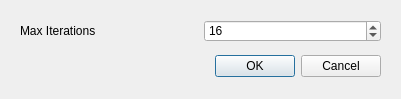
<?xml version="1.0" encoding="UTF-8"?>
<ui version="4.0">
 <class>Dialog</class>
 <widget class="QDialog" name="Dialog">
  <property name="geometry">
   <rect>
    <x>0</x>
    <y>0</y>
    <width>401</width>
    <height>99</height>
   </rect>
  </property>
  <property name="windowTitle">
   <string>Dialog</string>
  </property>
  <widget class="QDialogButtonBox" name="buttonBox">
   <property name="geometry">
    <rect>
     <x>40</x>
     <y>50</y>
     <width>341</width>
     <height>32</height>
    </rect>
   </property>
   <property name="orientation">
    <enum>Qt::Horizontal</enum>
   </property>
   <property name="standardButtons">
    <set>QDialogButtonBox::Cancel|QDialogButtonBox::Ok</set>
   </property>
  </widget>
  <widget class="QWidget" name="horizontalLayoutWidget">
   <property name="geometry">
    <rect>
     <x>20</x>
     <y>20</y>
     <width>361</width>
     <height>22</height>
    </rect>
   </property>
   <layout class="QHBoxLayout" name="horizontalLayout">
    <item>
     <widget class="QLabel" name="label">
      <property name="text">
       <string>Max Iterations</string>
      </property>
     </widget>
    </item>
    <item>
     <widget class="QSpinBox" name="max_iterations">
      <property name="minimum">
       <number>1</number>
      </property>
      <property name="maximum">
       <number>128</number>
      </property>
      <property name="value">
       <number>16</number>
      </property>
     </widget>
    </item>
   </layout>
  </widget>
 </widget>
 <resources/>
 <connections>
  <connection>
   <sender>buttonBox</sender>
   <signal>accepted()</signal>
   <receiver>Dialog</receiver>
   <slot>accept()</slot>
   <hints>
    <hint type="sourcelabel">
     <x>248</x>
     <y>254</y>
    </hint>
    <hint type="destinationlabel">
     <x>157</x>
     <y>274</y>
    </hint>
   </hints>
  </connection>
  <connection>
   <sender>buttonBox</sender>
   <signal>rejected()</signal>
   <receiver>Dialog</receiver>
   <slot>reject()</slot>
   <hints>
    <hint type="sourcelabel">
     <x>316</x>
     <y>260</y>
    </hint>
    <hint type="destinationlabel">
     <x>286</x>
     <y>274</y>
    </hint>
   </hints>
  </connection>
 </connections>
</ui>
